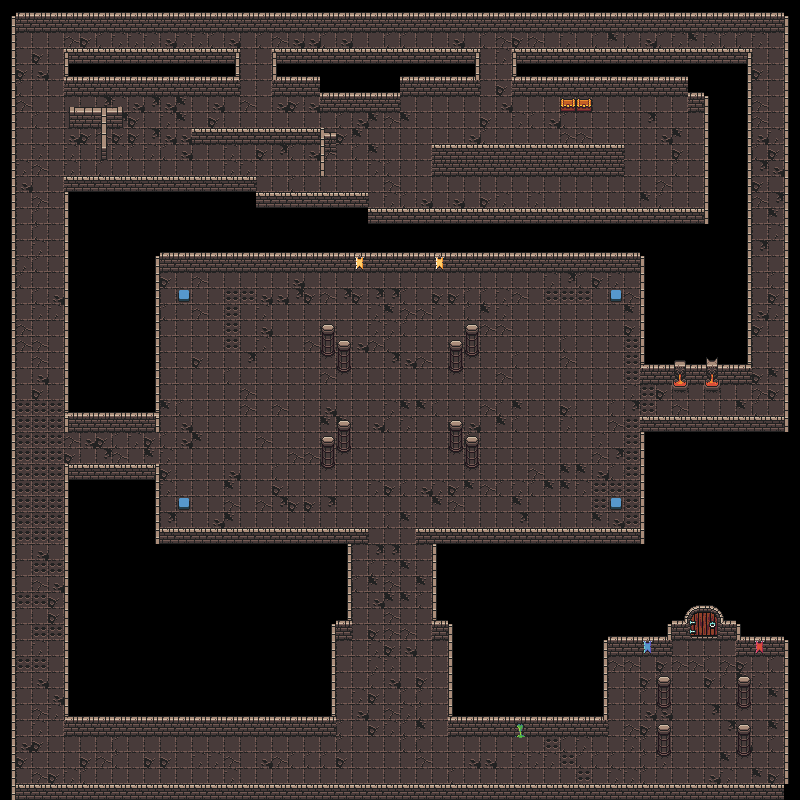

A 2D game scene composited from a Tiled map and its tileset images. What follows is a short description and the map's XML, with each tile layer's data collapsed to a summary:
An orthogonal 50x50 tile map with 16x16 px tiles, 14 tile layers (floor1, wall, wall lining, wall lining2, ...), 2 tilesets.

<map version="1.10" tiledversion="1.11.2" orientation="orthogonal" renderorder="right-down" width="50" height="50" tilewidth="16" tileheight="16" infinite="0" nextlayerid="31" nextobjectid="1">
 <tileset firstgid="1" source="Dungeons.tsx" />
 <tileset firstgid="1025" source="Walls_tiles.tsx" />
 <group id="7" name="Floor">
  <layer id="13" name="floor1" width="50" height="50">
   <data>[2500 cells, 1348 non-empty, 15 distinct tile ids]</data>
  </layer>
 </group>
 <group id="3" name="Walls">
  <layer id="17" name="wall" width="50" height="50">
   <data>[2500 cells, 198 non-empty, 13 distinct tile ids]</data>
  </layer>
  <layer id="14" name="wall lining" width="50" height="50">
   <data>[2500 cells, 554 non-empty, 9 distinct tile ids]</data>
  </layer>
  <layer id="21" name="wall lining2" width="50" height="50">
   <data>[2500 cells, 103 non-empty, 19 distinct tile ids]</data>
  </layer>
  <layer id="16" name="back wall" width="50" height="50">
   <data>[2500 cells, 152 non-empty, 9 distinct tile ids]</data>
  </layer>
 </group>
 <group id="18" name="Endlevel">
  <layer id="19" name="endlevel" width="50" height="50">
   <data>[2500 cells, 4 non-empty, 4 distinct tile ids]</data>
  </layer>
 </group>
 <group id="10" name="Chests">
  <layer id="20" name="chests" width="50" height="50">
   <data>[2500 cells, 2 non-empty, 1 distinct tile ids]</data>
  </layer>
 </group>
 <group id="24" name="Spikes">
  <layer id="25" name="spikes" width="50" height="50">
   <data>[2500 cells, 60 non-empty, 1 distinct tile ids]</data>
  </layer>
  <layer id="30" name="spikes2" width="50" height="50">
   <data>[2500 cells, 61 non-empty, 1 distinct tile ids]</data>
  </layer>
 </group>
 <group id="22" name="levers">
  <layer id="23" name="levers" width="50" height="50">
   <data>[2500 cells, 4 non-empty, 1 distinct tile ids]</data>
  </layer>
  <layer id="26" name="lever3" width="50" height="50">
   <data>[2500 cells, 1 non-empty, 1 distinct tile ids]</data>
  </layer>
  <layer id="28" name="lever4" width="50" height="50">
   <data>[2500 cells, 1 non-empty, 1 distinct tile ids]</data>
  </layer>
  <layer id="27" name="lever1" width="50" height="50">
   <data>[2500 cells, 1 non-empty, 1 distinct tile ids]</data>
  </layer>
  <layer id="29" name="lever2" width="50" height="50">
   <data>[2500 cells, 1 non-empty, 1 distinct tile ids]</data>
  </layer>
 </group>
</map>
